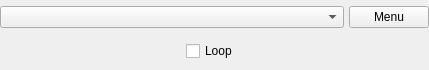
<?xml version="1.0" encoding="UTF-8"?>
<ui version="4.0">
 <class>GUI_Bookmarks</class>
 <widget class="QWidget" name="GUI_Bookmarks">
  <property name="geometry">
   <rect>
    <x>0</x>
    <y>0</y>
    <width>429</width>
    <height>70</height>
   </rect>
  </property>
  <layout class="QGridLayout" name="gridLayout">
   <property name="leftMargin">
    <number>0</number>
   </property>
   <property name="topMargin">
    <number>0</number>
   </property>
   <property name="rightMargin">
    <number>0</number>
   </property>
   <property name="bottomMargin">
    <number>0</number>
   </property>
   <item row="0" column="0" colspan="2">
    <layout class="QHBoxLayout" name="horizontalLayout_3">
     <property name="spacing">
      <number>5</number>
     </property>
     <item>
      <widget class="QComboBox" name="cb_bookmarks">
       <property name="sizePolicy">
        <sizepolicy hsizetype="Expanding" vsizetype="Fixed">
         <horstretch>0</horstretch>
         <verstretch>0</verstretch>
        </sizepolicy>
       </property>
       <property name="focusPolicy">
        <enum>Qt::StrongFocus</enum>
       </property>
      </widget>
     </item>
     <item>
      <widget class="MenuToolButton" name="btn_tool">
       <property name="text">
        <string>Menu</string>
       </property>
      </widget>
     </item>
    </layout>
   </item>
   <item row="1" column="0">
    <widget class="QStackedWidget" name="stackedWidget">
     <property name="sizePolicy">
      <sizepolicy hsizetype="Preferred" vsizetype="Maximum">
       <horstretch>0</horstretch>
       <verstretch>0</verstretch>
      </sizepolicy>
     </property>
     <property name="currentIndex">
      <number>0</number>
     </property>
     <widget class="QWidget" name="page">
      <property name="sizePolicy">
       <sizepolicy hsizetype="Preferred" vsizetype="Maximum">
        <horstretch>0</horstretch>
        <verstretch>0</verstretch>
       </sizepolicy>
      </property>
      <layout class="QHBoxLayout" name="horizontalLayout_4">
       <property name="spacing">
        <number>5</number>
       </property>
       <property name="leftMargin">
        <number>0</number>
       </property>
       <property name="topMargin">
        <number>0</number>
       </property>
       <property name="rightMargin">
        <number>0</number>
       </property>
       <property name="bottomMargin">
        <number>0</number>
       </property>
       <item>
        <widget class="QPushButton" name="btn_bw">
         <property name="focusPolicy">
          <enum>Qt::StrongFocus</enum>
         </property>
         <property name="text">
          <string/>
         </property>
         <property name="icon">
          <iconset resource="../../Resources/Icons.qrc">
           <normaloff>:/Icons/bwd.svg.png</normaloff>
           <disabledoff>:/Icons/bwd_disabled.svg</disabledoff>:/Icons/bwd.svg.png</iconset>
         </property>
         <property name="iconSize">
          <size>
           <width>21</width>
           <height>21</height>
          </size>
         </property>
         <property name="flat">
          <bool>true</bool>
         </property>
        </widget>
       </item>
       <item>
        <widget class="QLabel" name="lab_last">
         <property name="focusPolicy">
          <enum>Qt::StrongFocus</enum>
         </property>
         <property name="text">
          <string/>
         </property>
        </widget>
       </item>
       <item>
        <spacer name="horizontalSpacer">
         <property name="orientation">
          <enum>Qt::Horizontal</enum>
         </property>
         <property name="sizeHint" stdset="0">
          <size>
           <width>125</width>
           <height>20</height>
          </size>
         </property>
        </spacer>
       </item>
       <item>
        <widget class="QCheckBox" name="cb_loop">
         <property name="focusPolicy">
          <enum>Qt::StrongFocus</enum>
         </property>
         <property name="text">
          <string>Loop</string>
         </property>
        </widget>
       </item>
       <item>
        <spacer name="horizontalSpacer_2">
         <property name="orientation">
          <enum>Qt::Horizontal</enum>
         </property>
         <property name="sizeHint" stdset="0">
          <size>
           <width>112</width>
           <height>19</height>
          </size>
         </property>
        </spacer>
       </item>
       <item>
        <widget class="QLabel" name="lab_next">
         <property name="focusPolicy">
          <enum>Qt::StrongFocus</enum>
         </property>
         <property name="text">
          <string/>
         </property>
        </widget>
       </item>
       <item>
        <widget class="QPushButton" name="btn_fw">
         <property name="focusPolicy">
          <enum>Qt::StrongFocus</enum>
         </property>
         <property name="text">
          <string/>
         </property>
         <property name="icon">
          <iconset resource="../../Resources/Icons.qrc">
           <normaloff>:/Icons/fwd.svg.png</normaloff>
           <disabledoff>:/Icons/fwd_disabled.svg.png</disabledoff>:/Icons/fwd.svg.png</iconset>
         </property>
         <property name="iconSize">
          <size>
           <width>21</width>
           <height>21</height>
          </size>
         </property>
         <property name="flat">
          <bool>true</bool>
         </property>
        </widget>
       </item>
      </layout>
     </widget>
     <widget class="QWidget" name="page_2">
      <property name="sizePolicy">
       <sizepolicy hsizetype="Preferred" vsizetype="Maximum">
        <horstretch>0</horstretch>
        <verstretch>0</verstretch>
       </sizepolicy>
      </property>
      <layout class="QHBoxLayout" name="horizontalLayout">
       <property name="leftMargin">
        <number>0</number>
       </property>
       <property name="topMargin">
        <number>0</number>
       </property>
       <property name="rightMargin">
        <number>0</number>
       </property>
       <property name="bottomMargin">
        <number>0</number>
       </property>
       <item>
        <widget class="QLabel" name="label">
         <property name="text">
          <string>No Bookmarks found</string>
         </property>
        </widget>
       </item>
      </layout>
     </widget>
    </widget>
   </item>
  </layout>
 </widget>
 <customwidgets>
  <customwidget>
   <class>MenuToolButton</class>
   <extends>QPushButton</extends>
   <header location="global">GUI/Helper/MenuTool/MenuTool.h</header>
  </customwidget>
 </customwidgets>
 <resources>
  <include location="../../Resources/Icons.qrc"/>
 </resources>
 <connections/>
</ui>
